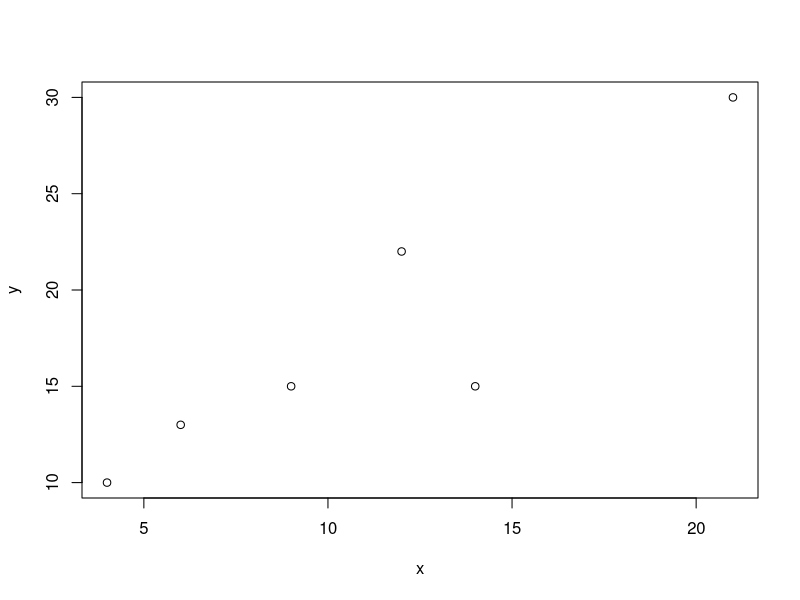

Generate this figure with R:
## ---- chunk 1
x <- c(4, 6, 12, 9, 21, 14)
y <- c(10, 13, 22, 15, 30, 15) 
cor(x, y)
plot(x, y)
## ---- chunk 2
18*sqrt(177)/677 
## ---- chunk 3
x <- c(3, 18, 9, 7, 22, 5, 17)
x[3]
x[2:5]
## ---- chunk 4
x <- c(9, 7, 22, 5, 17)
sort(x)
## ---- chunk 5
y <- c(9, 7, 22, 5, 17)
x <- sort(y)
s <- cumsum(x)[1:4]
B <- 1/10 + sum(s) / (5 * sum(x))
G <- 1 - 2 * B
G 
## ---- chunk 6
f = function(x){x * x}
f(4)
## ---- chunk 7
f = function(x){exp(x)}
f(1)
## ---- chunk 8
s = function(x, j){sum(x[1:j])}

y <- c(9, 7, 22, 5, 17)
x <- sort(y)
B <- 1/10 + (s(x, 1) + s(x, 2) + s(x, 3) + s(x, 4)) / (5 * s(x, 5))
G <- 1 - 2 * B
G 
